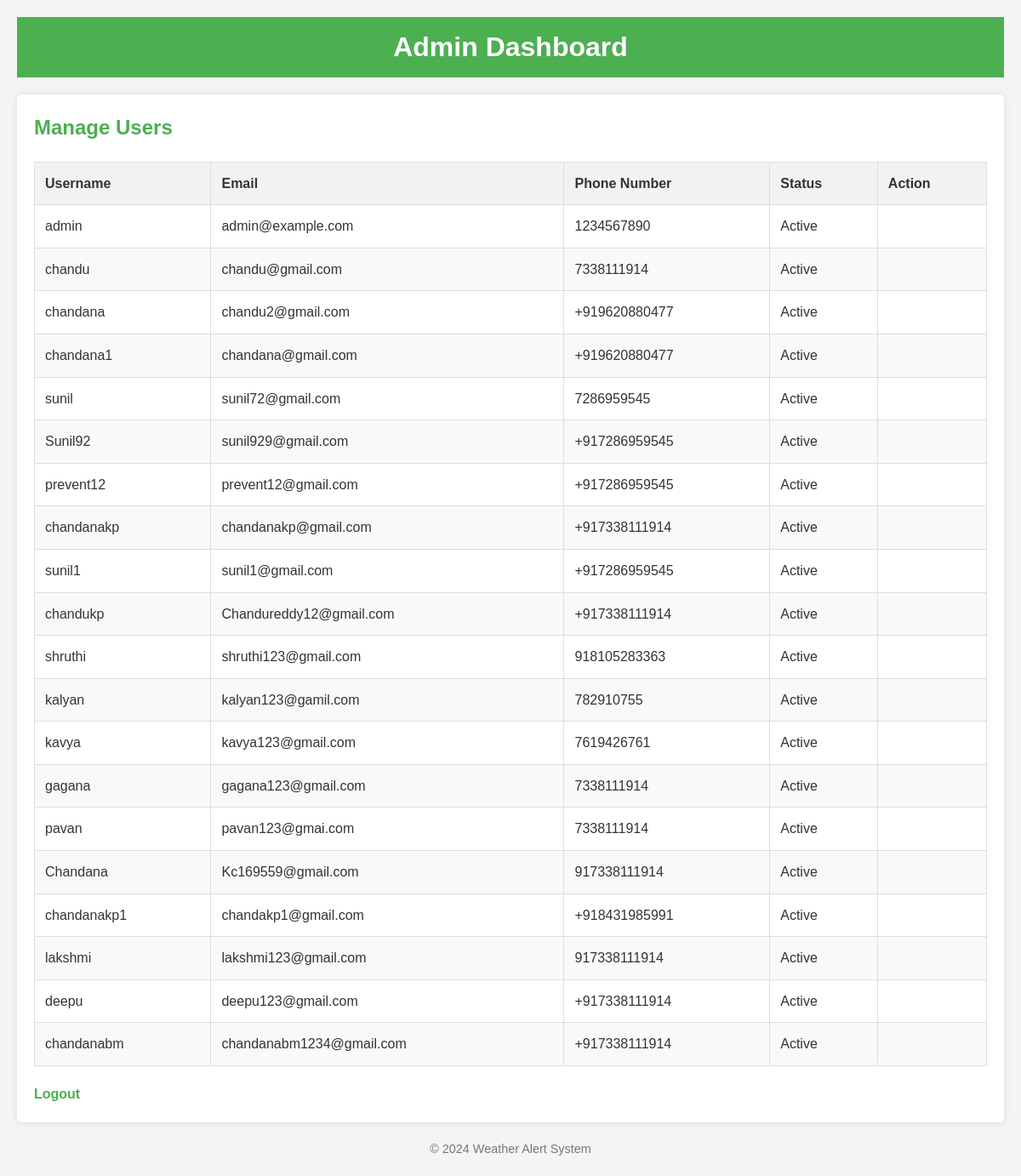
Screenshot of /admin_dashboard (signed in) with the database file from the repository.
### app/models.py (models this page shows, shortened)
class User(db.Model, UserMixin):
    id = db.Column(db.Integer, primary_key=True)
    username = db.Column(db.String(20), unique=True, nullable=False)
    email = db.Column(db.String(120), unique=True, nullable=False)
    password_hash = db.Column(db.String(128), nullable=False)
    phone_number = db.Column(db.String(20), nullable=False)
    is_admin = db.Column(db.Boolean, default=False)
    is_active = db.Column(db.Boolean, default=False)
    sms_enabled = db.Column(db.Boolean, default=False)

### app/routes.py (the view)
@main.route('/admin_dashboard')
@login_required
def admin_dashboard():
    if not current_user.is_admin:
        flash('You do not have access to this page.', 'danger')
        return redirect(url_for('main.home'))
    users = User.query.all()
    return render_template('admin_dashboard.html', users=users)

### app/__init__.py (called while the page is built)
def create_app(config_class='config.Config'):
    app = Flask(__name__)
    app.config.from_object(config_class)
    db.init_app(app)
    migrate.init_app(app, db)
    login_manager.init_app(app)
    from app.routes import main
    app.register_blueprint(main)
    from app.models import User
    @login_manager.user_loader
    def load_user(user_id):
        return User.query.get(int(user_id))
    scheduler = BackgroundScheduler()
    scheduler.add_job(func=send_alerts, trigger="interval", hours=24)  # Run every 24 hours
    scheduler.start()
    return app

### app/templates/admin_dashboard.html (shortened to what this page needs)
<!DOCTYPE html>
<html lang="en">
<head>
    <link rel="stylesheet" href="{{ url_for('static', filename='dashboard.css') }}">
</head>
<body>
    <header>
        <h1>Admin Dashboard</h1>
    </header>
    <main>
        <h2>Manage Users</h2>
        <table>
            <thead>
                <tr>
                    <th>Username</th>
                    <th>Email</th>
                    <th>Phone Number</th>
                    <th>Status</th>
                    <th>Action</th>
                </tr>
            </thead>
            <tbody>
                {% for user in users %}
                <tr>
                    <td>{{ user.username }}</td>
                    <td>{{ user.email }}</td>
                    <td>{{ user.phone_number }}</td>
                    <td>{{ 'Active' if user.is_active else 'Inactive' }}</td>
                    <td>
                    </td>
                </tr>
                {% endfor %}
            </tbody>
        </table>
        <a href="{{ url_for('main.logout') }}">Logout</a>
    </main>
    <footer>
        <p>&copy; 2024 Weather Alert System</p>
    </footer>
</body>
</html>

### app/static/dashboard.css (style rules this page uses)
* { margin: 0; padding: 0; box-sizing: border-box; }
body { font-family: Arial, sans-serif; background-color: #f4f4f4; color: #333; line-height: 1.6; margin: 20px; }
header { background-color: #4CAF50; color: #fff; padding: 10px 0; text-align: center; margin-bottom: 20px; }
header h1 { font-size: 2rem; margin: 0; }
main { background-color: #fff; padding: 20px; border-radius: 5px; box-shadow: 0 0 10px rgba(0, 0, 0, 0.1); }
h2 { margin-bottom: 20px; font-size: 1.5rem; color: #4CAF50; }
table { width: 100%; border-collapse: collapse; margin-bottom: 20px; }
table th, table td { padding: 12px; border: 1px solid #ddd; text-align: left; }
table th { background-color: #f2f2f2; }
table tr:nth-child(even) { background-color: #f9f9f9; }
a { color: #4CAF50; text-decoration: none; font-weight: bold; }
footer { margin-top: 20px; text-align: center; font-size: 0.9rem; color: #777; }

### rows the page displays
User: username "admin", email "admin@example.com", phone_number "1234567890", is_active "Active"
User: username "chandu", email "chandu@gmail.com", phone_number "7338111914", is_active "Active"
User: username "chandana", email "chandu2@gmail.com", phone_number "+919620880477", is_active "Active"
User: username "chandana1", email "chandana@gmail.com", phone_number "+919620880477", is_active "Active"
User: username "sunil", email "sunil72@gmail.com", phone_number "7286959545", is_active "Active"
User: username "Sunil92", email "sunil929@gmail.com", phone_number "+917286959545", is_active "Active"
User: username "prevent12", email "prevent12@gmail.com", phone_number "+917286959545", is_active "Active"
User: username "chandanakp", email "chandanakp@gmail.com", phone_number "+917338111914", is_active "Active"
User: username "sunil1", email "sunil1@gmail.com", phone_number "+917286959545", is_active "Active"
User: username "chandukp", email "Chandureddy12@gmail.com", phone_number "+917338111914", is_active "Active"
User: username "shruthi", email "shruthi123@gmail.com", phone_number "918105283363", is_active "Active"
User: username "kalyan", email "kalyan123@gamil.com", phone_number "782910755", is_active "Active"
User: username "kavya", email "kavya123@gmail.com", phone_number "7619426761", is_active "Active"
User: username "gagana", email "gagana123@gmail.com", phone_number "7338111914", is_active "Active"
User: username "pavan", email "pavan123@gmai.com", phone_number "7338111914", is_active "Active"
User: username "Chandana", email "Kc169559@gmail.com", phone_number "917338111914", is_active "Active"
User: username "chandanakp1", email "chandakp1@gmail.com", phone_number "+918431985991", is_active "Active"
User: username "lakshmi", email "lakshmi123@gmail.com", phone_number "917338111914", is_active "Active"
User: username "deepu", email "deepu123@gmail.com", phone_number "+917338111914", is_active "Active"
User: username "chandanabm", email "chandanabm1234@gmail.com", phone_number "+917338111914", is_active "Active"
